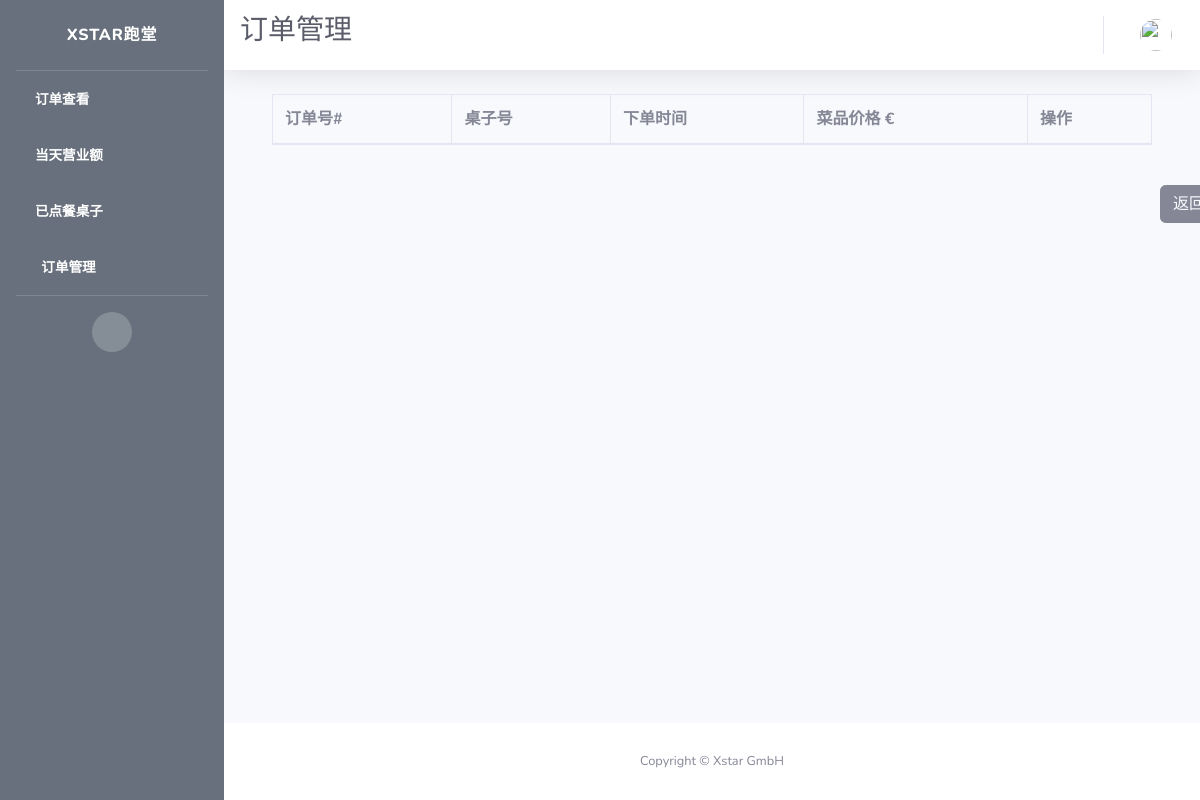
The app's page /alacarte/orders/manage, older data.
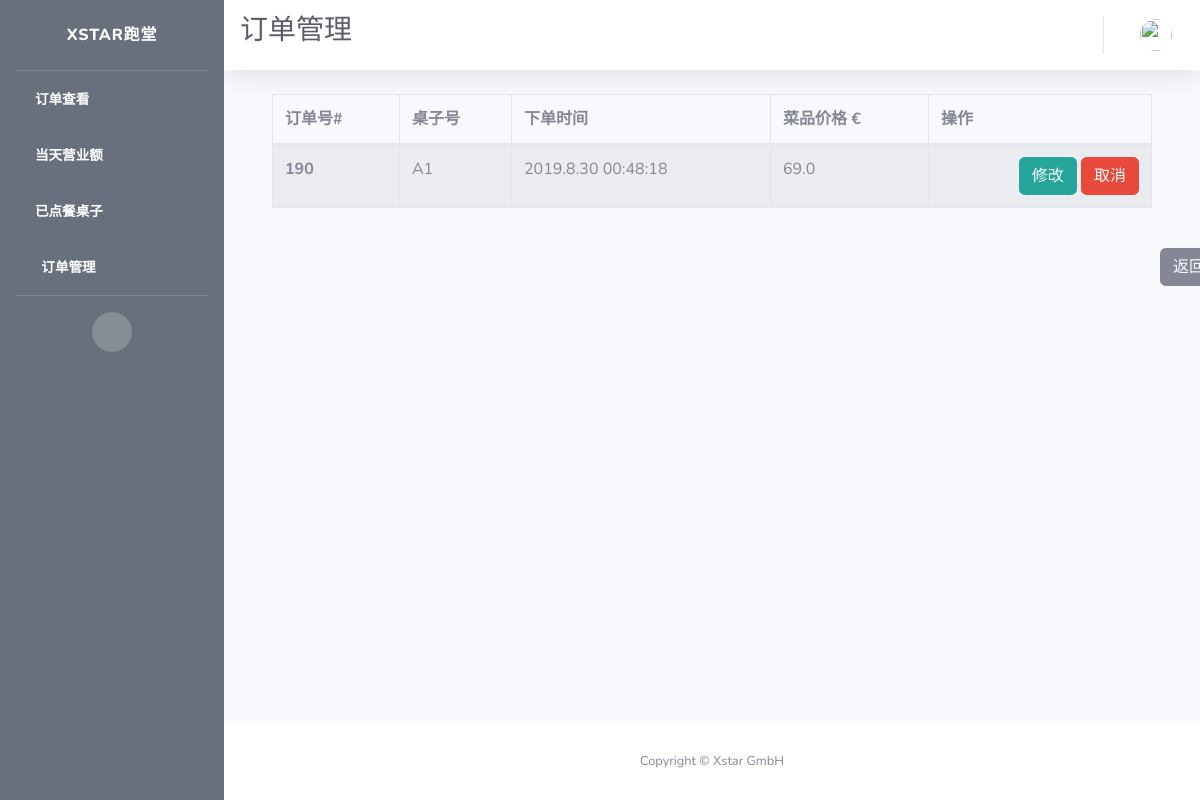
The same page, newer data.
### app/models.py (models this page shows)
class Order(db.Model):
    id = db.Column(db.Integer, primary_key=True, unique=True, index=True)
    totalPrice = db.Column(db.Float, unique=False)
    orderNumber = db.Column(db.String(200), unique=True)
    timeCreated = db.Column(db.DateTime, default=datetime.utcnow)
    isPaid = db.Column(db.Boolean, default=False)
    isReady = db.Column(db.Boolean, default=False)
    isPickedUp = db.Column(db.Boolean, default=False)
    items = db.Column(db.String(300))
    pay_via = db.Column(db.String(100))
    type = db.Column(db.String(100))
    container = db.Column(db.String(300))
    mealPrinted = db.Column(db.Boolean, default=False)
    printed = db.Column(db.Boolean, default=False)
    settleTime = db.Column(db.DateTime)
    settleID = db.Column(db.String(500))
    table_name = db.Column(db.String(500))
    seat_number = db.Column(db.String(500))
    isCancelled = db.Column(db.Boolean(), default=False)
    dishes = db.Column(db.String(1500))
    discount = db.Column(db.Float)
    discount_rate = db.Column(db.Float)

### app/routes.py (the view)
@app.route("/alacarte/orders/manage")
def alacarte_orders_manage():
    orders = db.session.query(Order).filter(
        Order.type == "In").all()
    cur_orders = [order for order in orders if order.timeCreated.date()
                  == today]
    items = {order.id: json.loads(order.items) for order in cur_orders}
    context = dict(title="订单管理",
                   open_orders=cur_orders,
                   items=items,
                   company_name=company_info.get('company_name'),
                   referrer=request.headers.get('Referer'),
                   datetime_format=datetime_format,
                   )
    return render_template("alacarte_orders_admin.html", **context)

### app/templates/alacarte_orders_admin.html (shortened to what this page needs)
{% extends 'waiter_admin.html' %}
{% block css %}
<link rel="stylesheet" type="text/css" href="https://cdn.datatables.net/1.10.19/css/jquery.dataTables.css">
<link rel="stylesheet" type="text/css" href="https://cdnjs.cloudflare.com/ajax/libs/twitter-bootstrap/4.1.3/css/bootstrap.css">
<link rel="stylesheet" type="text/css" href="https://cdn.datatables.net/1.10.19/css/dataTables.bootstrap4.min.css">
{% endblock %}
{% block title %}
<h1 class="h3 mb-2 text-gray-800">{{title}}</h1>
{% endblock %}
{% block content %}
<div class="container">
  <div class="row">
    <div class="col-sm-12">
      <table id="example" class="table table-striped table-bordered">
        <thead>
          <tr>
            <th scope="col">订单号#</th>
            <th scope="col">桌子号</th>
            <th scope="col">下单时间</th>
            <th scope="col">菜品价格 €</th>
            <th scope="col">操作</th>
          </tr>
        </thead>
        <tbody>
          {% for order in open_orders %}
          <tr>
            <th scope="row">{{order.id}}</th>
            <td>{{ order.table_name }}</td>
            <td>{{ order.timeCreated.strftime(datetime_format) }}</td>
            <td>{{ order.totalPrice }}</td>
            <td style="text-align:right">
              <span>
                <button type="button" class="btn btn-info" style="border-color:#26a69a; background-color:#26a69a;">
                  <a href={{ url_for('alacarte_order_edit', order_id=order.id) }} style="color: rgb(247, 249, 252)">
                    {{"修改" if not order.isCancelled and not order.isPaid else "查看"}}
                  </a>
                </button>
              </span>
              <span>
                {% if not order.isCancelled and not order.isPaid %}
                <button type="button" class="btn btn-danger">
                  <a href={{ url_for('cancel_alacarte_order', order_id=order.id) }} style="color: rgb(247, 249, 252)">
                    取消
                  </a>
                </button>
                {% endif %}
              </span>
            </td>
          </tr>
          {% endfor %}
        </tbody>
      </table>
    </div>
  </div>
</div>
<br>
<button type="button" class="btn btn-secondary" id="back">
  <a href={{ url_for('waiter_admin') }} style="color: rgb(247, 249, 252)">
    返回
  </a>
</button>
{% endblock %}

Row changes from the older to the newer data that the page shows:
added Order: id "190", table_name "A1", timeCreated "2019.8.30 00:48:18", totalPrice "69.0", isCancelled+isPaid "修改"
